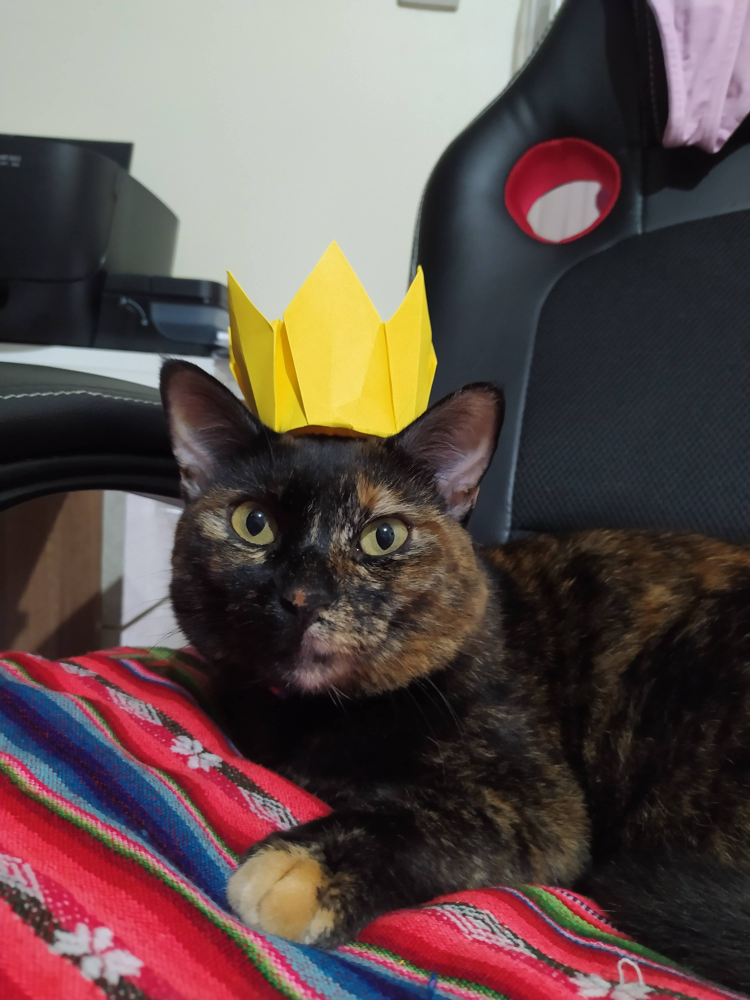
#> input picture StoriesUploads/Haru1.jpg, 3000 x 4000 px, given in place of teste.png, which was not available (shown at 1/4 size)
$ python videoWindow.py   (older library calls are emulated)
#> lines starting #> are read from the running program, lines starting #| are printed output that depends on the picture; pictures that were not available may be replaced by others from this repository, and a replacement may not be noted
### Oficial/colorFilter.py
import cv2
import numpy as np

image = cv2.imread('StoriesUploads/teste.png')
#> image is the input picture: shape (4000, 3000, 3); mean B, G, R 76.1, 79, 95.4

# [6 lines left out: function reduzir_imagem, not called in this run]

def greyscale(img):
  greyscale = cv2.cvtColor(img, cv2.COLOR_BGR2GRAY)
  return greyscale

# [28 lines left out: functions invertmask, painting, not called in this run]

def light(img):
  light = cv2.convertScaleAbs(img, beta=50)
  return light

# [13 lines left out: function rouge, not called in this run]

cv2.waitKey(0)
cv2.destroyAllWindows()

### Oficial/window.py
import tkinter as tk
from tkinter import *
from tkinter import filedialog
from tkinter.filedialog import askopenfilename, asksaveasfilename
from PIL import Image, ImageTk
import cv2
import colorFilter
import numpy as np
# import videoWindow as vw

imageOpen = None
videoRecord = None

# [81 lines left out: functions printmask, video, open_file, not called in this run]


window = tk.Tk()
window.title("InstaKath")
window.wm_iconbitmap('Icons/instakath.ico')
window.geometry("400x600")
window.resizable(True, True)

galleryImage = PhotoImage(file='Icons/gallery.png')
cameraImage = PhotoImage(file='Icons/camera.png')
leaveImage = PhotoImage(file='Icons/logout.png')
logoImage = PhotoImage(file='Icons/InstaKathSmall1.png')

toolbarTop = tk.Label(bg='white', bd=20).pack(side=tk.TOP, fill=tk.X)
label = tk.Button(master=window, image= logoImage, background='white', borderwidth = 0).place(x=5, y=4)
leave = tk.Button(master=window, image= leaveImage, bg='white', borderwidth = 0, command= window.destroy).place(x=350, y=4)

# image = cv2.imread('Icons/background.png')
image = videoRecord if videoRecord else cv2.imread('Icons/background.png')
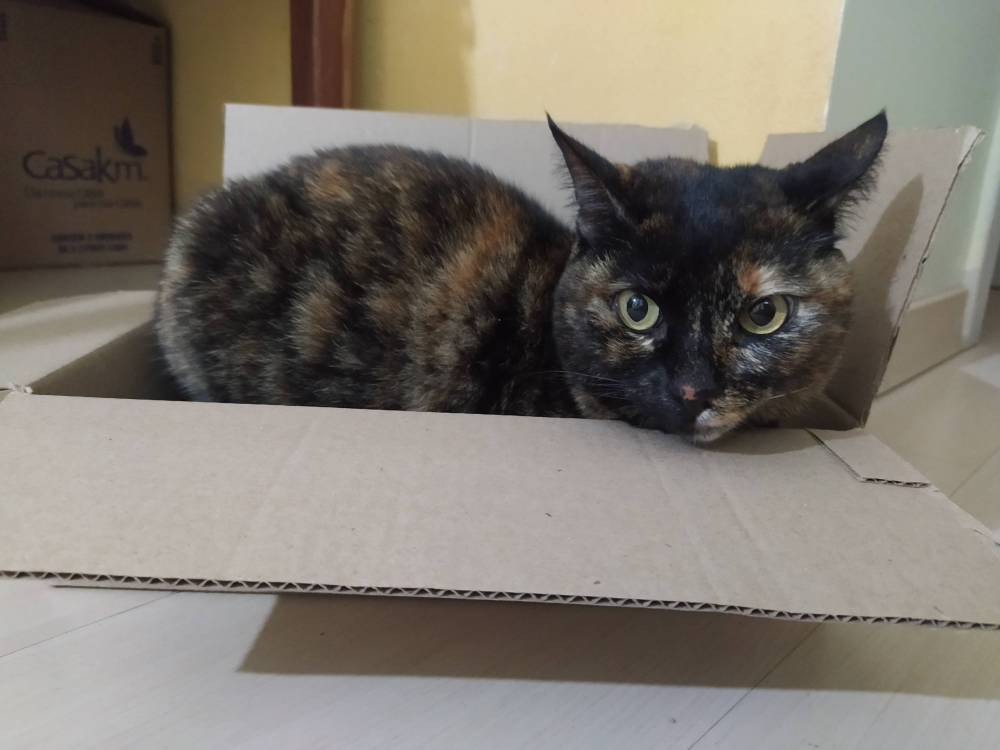
#> input picture StoriesUploads/Haru2.jpg, 4000 x 3000 px, given in place of background.png, which was not available (shown at 1/4 size)
#> image is the input picture: shape (3000, 4000, 3); mean B, G, R 110.2, 118.6, 124.9
b,g,r = cv2.split(image)
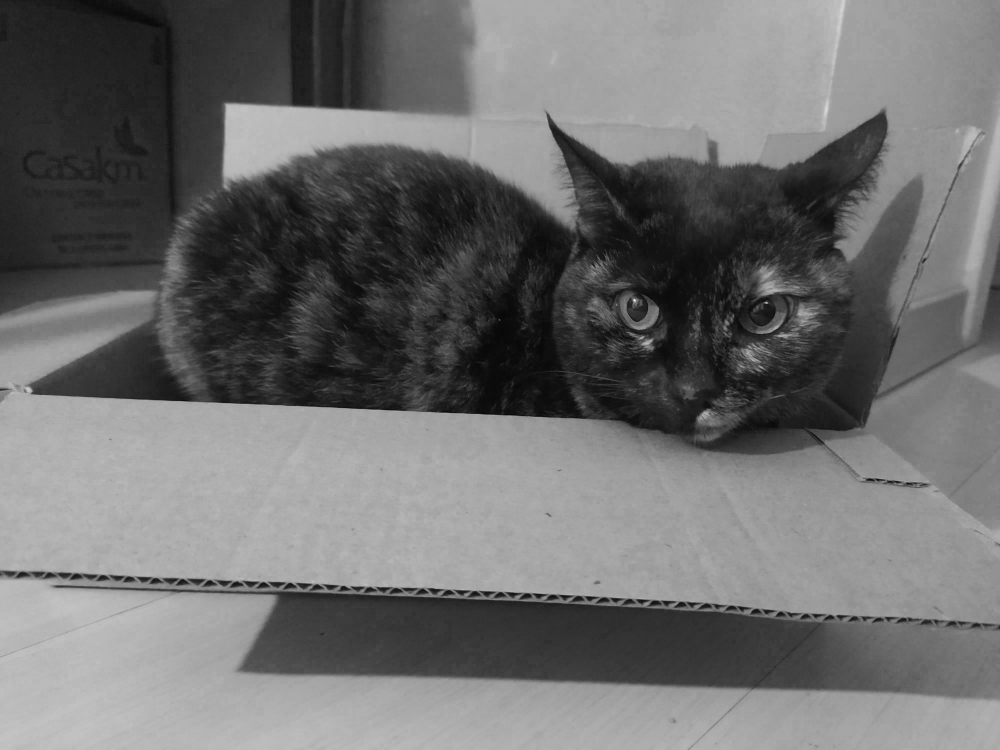
#> b: shape (3000, 4000) (shown at 1/4 size); min 0, max 255, mean 110.2
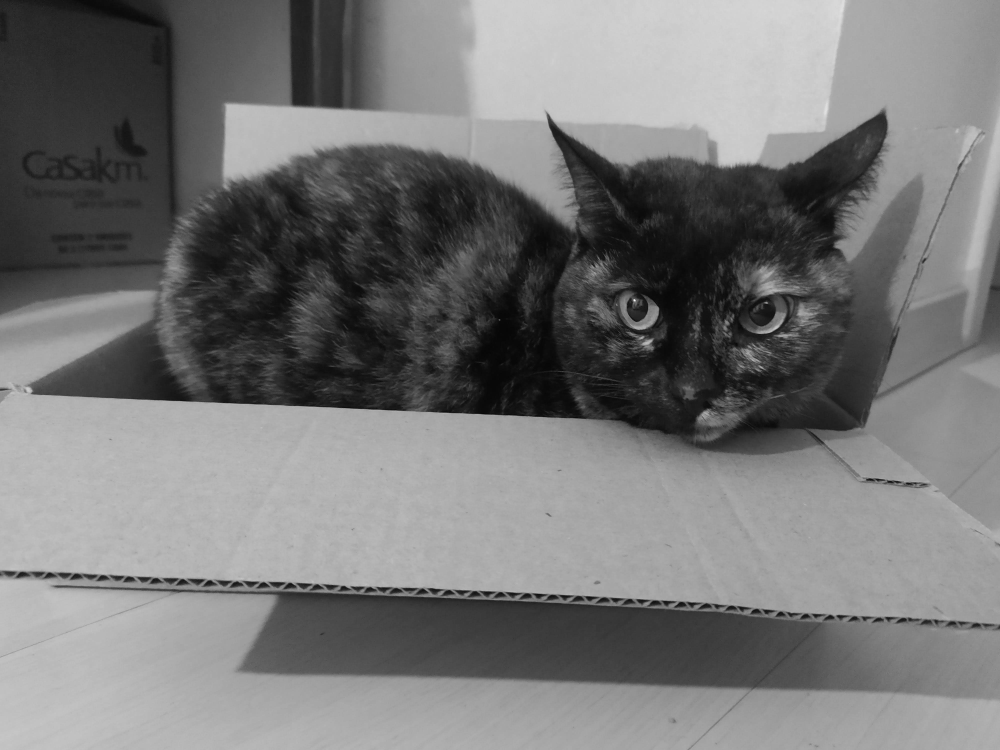
#> g: shape (3000, 4000) (shown at 1/4 size); min 0, max 255, mean 118.6
img = cv2.merge((r,g,b))
im = Image.fromarray(img)
img_resized=im.resize((350,400))
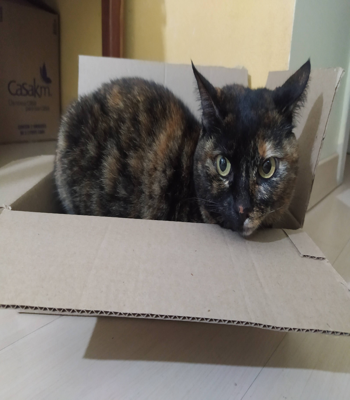
#> img_resized: PIL image 350x400 RGB; mean R, G, B 124.9, 118.6, 110.3
imgtk = ImageTk.PhotoImage(image=img_resized)

imageSpace = tk.Label(image= imgtk, borderwidth = 0).place(x=25, y=80)

image = tk.Button(master=window, image= galleryImage, bg='#6824a3', borderwidth = 0, command=lambda: open_file(), padx=10, pady=15, justify=CENTER).place(x=100, y=500)
video = tk.Button(master=window, image= cameraImage , bg='#6824a3', borderwidth = 0, command=video, padx=10, pady=15, justify=CENTER).place(x=250, y=500)
# video = tk.Button(master=window, image= cameraImage , bg='#6824a3', borderwidth = 0, command=vw, padx=10, pady=15, justify=CENTER).place(x=250, y=500)

window.mainloop()

### Oficial/videoWindow.py
import tkinter as tk
from tkinter import *
from tkinter import filedialog
from tkinter.filedialog import askopenfilename, asksaveasfilename
from PIL import Image, ImageTk
import cv2
import main as m

imageOpen = None

def open_file():
  global imageOpen
  imageOpen = filedialog.askopenfilename(
    initialdir = 'D:\Projetos\stories-kdalves\StoriesUploads',
    filetypes=[("Text Files", "*.png, *.jpg"), ("All Files", "*.*")]
  )

window = tk.Tk()
window.title("InstaKath")
window.wm_iconbitmap('Icons/instakath.ico')
window.geometry("400x600")
window.resizable(True, True)

galleryImage = PhotoImage(file='Icons/gallery.png')
cameraImage = PhotoImage(file='Icons/camera.png')
leaveImage = PhotoImage(file='Icons/logout.png')
logoImage = PhotoImage(file='Icons/InstaKathSmall1.png')

toolbarTop = tk.Label(bg='white', bd=20).pack(side=tk.TOP, fill=tk.X)
label = tk.Button(master=window, image= logoImage, background='white', borderwidth = 0).place(x=5, y=4)
leave = tk.Button(master=window, image= leaveImage, bg='white', borderwidth = 0, command= window.destroy).place(x=350, y=4)

image = cv2.imread('Icons/background.png')
b,g,r = cv2.split(image)
img = cv2.merge((r,g,b))
im = Image.fromarray(img)
img_resized=im.resize((350,400))
imgtk = ImageTk.PhotoImage(image=img_resized)

imageSpace = tk.Label(image= imgtk, borderwidth = 0).place(x=25, y=80)

back = tk.Button(master=window, text='voltar', bg='#6824a3', borderwidth = 0, command=lambda: m.main(), padx=10, pady=15, justify=CENTER).place(x=100, y=500)

window.mainloop()
